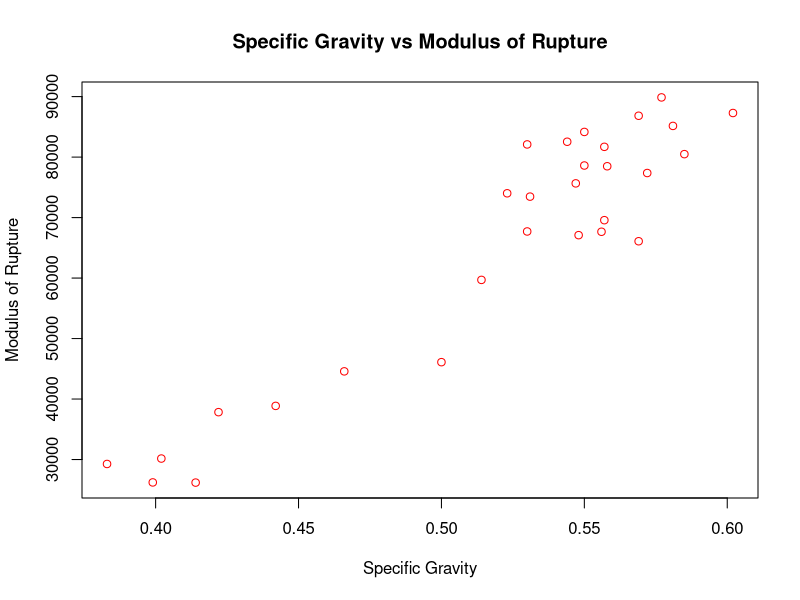

This figure's R source:
x = c(0.414, 0.383, 0.399, 0.402, 0.442, 0.422, 0.466, 0.5, 0.514, 0.530, 0.569, 0.558, 0.577, 0.572, 0.548, 0.581, 0.557, 0.550, 0.531, 0.55, 0.556, 0.523, 0.602, 0.569, 0.544, 0.557, 0.530, 0.547, 0.585)
y = c(26186, 29266, 26215, 30162, 38867, 37831, 44576, 46097, 59698, 67705, 66088, 78486, 89869, 77369, 67095, 85156, 69571, 84160, 73466, 78610, 67657, 74017, 87291, 86836, 82540, 81699, 82096, 75657, 80490)
data = data.frame(x, y)
data
cor(x, y)
plot(x, y, main="Specific Gravity vs Modulus of Rupture", xlab="Specific Gravity", ylab="Modulus of Rupture", col="red")